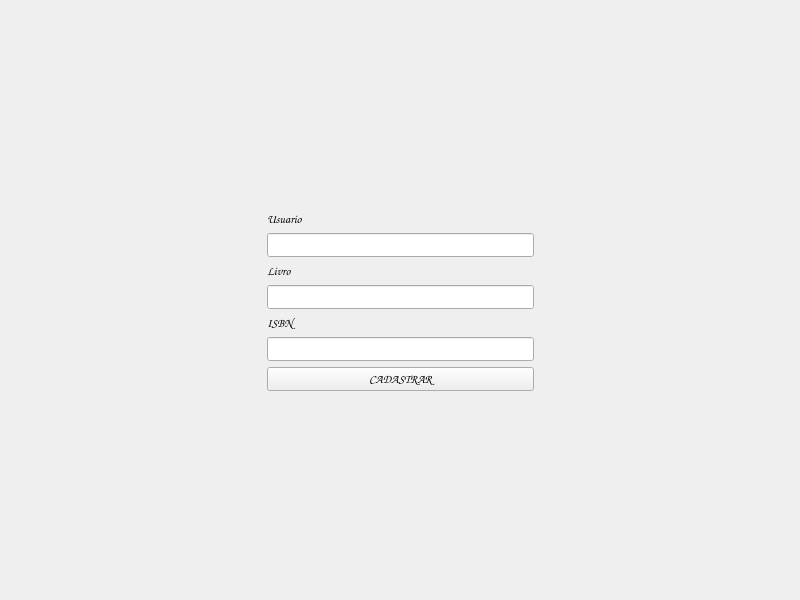
<?xml version="1.0" encoding="UTF-8"?>
<ui version="4.0">
 <class>MainWindow</class>
 <widget class="QMainWindow" name="MainWindow">
  <property name="geometry">
   <rect>
    <x>0</x>
    <y>0</y>
    <width>800</width>
    <height>600</height>
   </rect>
  </property>
  <property name="windowTitle">
   <string>MainWindow</string>
  </property>
  <widget class="QWidget" name="centralwidget">
   <property name="styleSheet">
    <string notr="true">font-family: Comic Sans MS;</string>
   </property>
   <widget class="QWidget" name="horizontalLayoutWidget">
    <property name="geometry">
     <rect>
      <x>0</x>
      <y>0</y>
      <width>801</width>
      <height>601</height>
     </rect>
    </property>
    <layout class="QHBoxLayout" name="horizontalLayout">
     <item>
      <spacer name="horizontalSpacer">
       <property name="orientation">
        <enum>Qt::Horizontal</enum>
       </property>
       <property name="sizeHint" stdset="0">
        <size>
         <width>40</width>
         <height>20</height>
        </size>
       </property>
      </spacer>
     </item>
     <item>
      <layout class="QVBoxLayout" name="verticalLayout">
       <item>
        <spacer name="verticalSpacer">
         <property name="orientation">
          <enum>Qt::Vertical</enum>
         </property>
         <property name="sizeHint" stdset="0">
          <size>
           <width>20</width>
           <height>40</height>
          </size>
         </property>
        </spacer>
       </item>
       <item>
        <widget class="QLabel" name="textitulo">
         <property name="font">
          <font>
           <family>Comic Sans MS</family>
          </font>
         </property>
         <property name="text">
          <string>Usuario</string>
         </property>
        </widget>
       </item>
       <item>
        <widget class="QLineEdit" name="linetitulo"/>
       </item>
       <item>
        <widget class="QLabel" name="textautor">
         <property name="font">
          <font>
           <family>Comic Sans MS</family>
          </font>
         </property>
         <property name="text">
          <string>Livro</string>
         </property>
        </widget>
       </item>
       <item>
        <widget class="QLineEdit" name="lineautor"/>
       </item>
       <item>
        <widget class="QLabel" name="textisbn">
         <property name="font">
          <font>
           <family>Comic Sans MS</family>
          </font>
         </property>
         <property name="text">
          <string>ISBN</string>
         </property>
        </widget>
       </item>
       <item>
        <widget class="QLineEdit" name="lineisbn"/>
       </item>
       <item>
        <widget class="QPushButton" name="butcad">
         <property name="text">
          <string>CADASTRAR</string>
         </property>
        </widget>
       </item>
       <item>
        <spacer name="verticalSpacer_2">
         <property name="orientation">
          <enum>Qt::Vertical</enum>
         </property>
         <property name="sizeHint" stdset="0">
          <size>
           <width>20</width>
           <height>40</height>
          </size>
         </property>
        </spacer>
       </item>
      </layout>
     </item>
     <item>
      <spacer name="horizontalSpacer_2">
       <property name="orientation">
        <enum>Qt::Horizontal</enum>
       </property>
       <property name="sizeHint" stdset="0">
        <size>
         <width>40</width>
         <height>20</height>
        </size>
       </property>
      </spacer>
     </item>
    </layout>
   </widget>
  </widget>
 </widget>
 <resources/>
 <connections/>
</ui>
